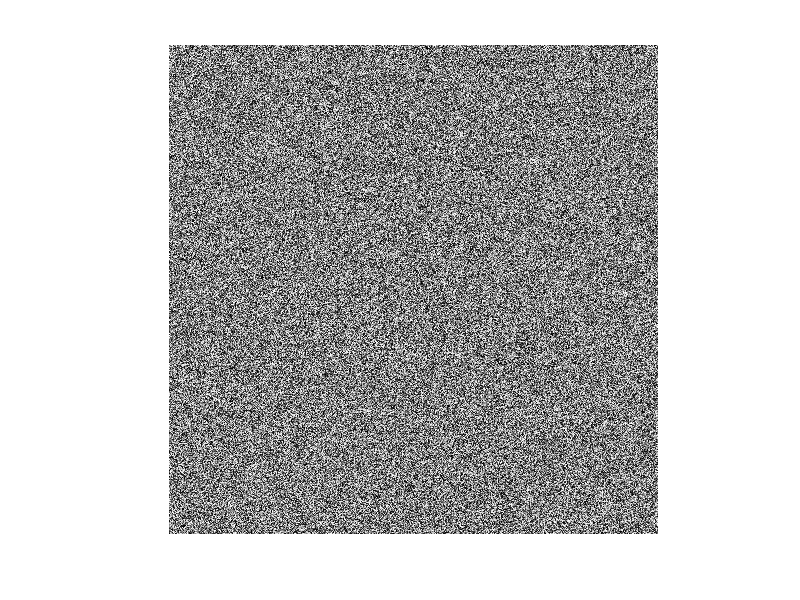

Here is the MATLAB script that generated this plot:
% Установите размер изображения
width = 1000;
height = 1000;

% Создайте матрицу для хранения значений пикселей
img = zeros(height, width);

% Заполните матрицу случайными значениями от 0 до 1
img(:) = rand(height * width, 1);

% Отобразите изображение
imshow(img);
